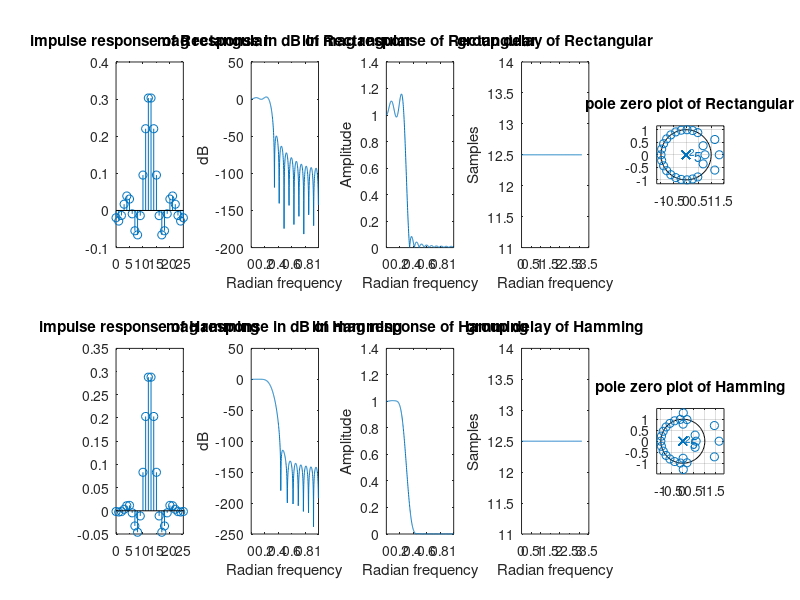

Recreate this plot in MATLAB.
clc; clear;
%% given specification
Wp = 0.3*pi; % passband edge frequency (rad/sec)
Ws = 0.4*pi; % stopband edge frequency (rad/sec)
Rp = 0.2;     % max passband attenuation (dB)
Rs= 20;    % max stopband attenuation (dB)
%% windows
M= 25;  %arbitrary
w_rec = rectwin(M+1);
w_ham = hamming(M+1);

%% FIR LPF by windowing
b_rec = fir1(M, Wp/pi, w_rec);
b_ham = fir1(M, Wp/pi, w_ham);

%impulse response coefficients
[i_rec, t_rec] = impz(b_rec, 1);
[i_ham, t_ham] = impz(b_ham, 1);

% frequency response
[h_rec,w] = freqz(b_rec, 1);
[h_ham,w] = freqz(b_ham, 1);

% group delay
[gd_rec,w1] = grpdelay(b_rec, 1);
[gd_ham,w1] = grpdelay(b_ham, 1);

%% plot
f1 = figure('Name', 'Linear-Phase FIR LPF by Windowing', 'NumberTitle', 'off');

%impulse response coefficients
subplot(2,5,1);
stem(t_rec, i_rec);
title('impulse response of Rectangular');
subplot(2,5,6);
stem(t_ham, i_ham);
title('impulse response of Hamming');

% magnitude in dB = 20*log10(abs(h))
subplot(2,5,2);
plot(w/pi, 20*log(abs(h_rec)));
xlabel('Radian frequency');
ylabel('dB');
title('mag response in dB of Rectangular');
subplot(2,5,7);
plot(w/pi, 20*log(abs(h_ham)));
xlabel('Radian frequency');
ylabel('dB');
title('mag response in dB of Hamming');

% magnitude linear = abs(h)
subplot(2,5,3);
plot(w/pi, abs(h_rec));
xlabel('Radian frequency');
ylabel('Amplitude');
title('lin mag response of Rectangular');
subplot(2,5,8);
plot(w/pi, abs(h_ham));
xlabel('Radian frequency');
ylabel('Amplitude');
title('lin mag response of Hamming');

% group delay
subplot(2,5,4);
plot(w1, gd_rec);
xlabel('Radian frequency');
ylabel('Samples');
title('group delay of Rectangular');
subplot(2,5,9);
plot(w1, gd_ham);
xlabel('Radian frequency');
ylabel('Samples');
title('group delay of Hamming');

% pole-zero locations
subplot(2,5,5);
zplane(b_rec, 1);
title('pole zero plot of Rectangular');
subplot(2,5,10);
zplane(b_ham, 1);
title('pole zero plot of Hamming');
